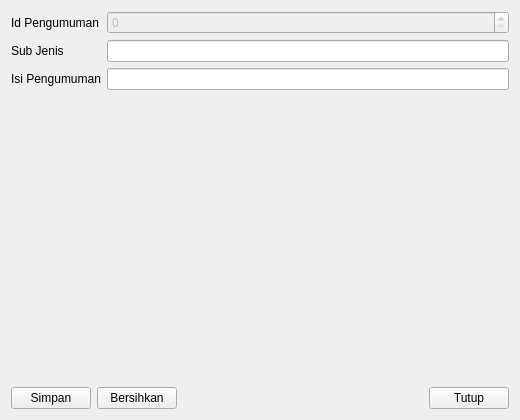
<?xml version="1.0" encoding="UTF-8"?>
<ui version="4.0">
 <class>PengumumanForm</class>
 <widget class="QWidget" name="PengumumanForm">
  <property name="geometry">
   <rect><x>0</x><y>0</y><width>520</width><height>420</height></rect>
  </property>
  <property name="windowTitle"><string>Form Pengumuman (Sederhana)</string></property>
  <layout class="QVBoxLayout" name="verticalLayout">
   <item>
    <layout class="QFormLayout" name="formLayout">
     <item row="0" column="0"><widget class="QLabel" name="lbl_0"><property name="text"><string>Id Pengumuman</string></property></widget></item>
     <item row="0" column="1"><widget class="QSpinBox" name="id_pengumuman"><property name="enabled"><bool>false</bool></property><property name="maximum"><number>2147483647</number></property></widget></item>
     <item row="1" column="0"><widget class="QLabel" name="lbl_1"><property name="text"><string>Sub Jenis</string></property></widget></item>
     <item row="1" column="1"><widget class="QLineEdit" name="sub_jenis"/></item>
     <item row="2" column="0"><widget class="QLabel" name="lbl_2"><property name="text"><string>Isi Pengumuman</string></property></widget></item>
     <item row="2" column="1"><widget class="QLineEdit" name="isi_pengumuman"/></item>
    </layout>
   </item>
   <item>
    <layout class="QHBoxLayout" name="buttonLayout">
     <item><widget class="QPushButton" name="btnSave"><property name="text"><string>Simpan</string></property></widget></item>
     <item><widget class="QPushButton" name="btnClear"><property name="text"><string>Bersihkan</string></property></widget></item>
     <item>
      <spacer name="hspacer">
       <property name="orientation"><enum>Qt::Horizontal</enum></property>
       <property name="sizeHint"><size><width>40</width><height>20</height></size></property>
      </spacer>
     </item>
     <item><widget class="QPushButton" name="btnClose"><property name="text"><string>Tutup</string></property></widget></item>
    </layout>
   </item>
  </layout>
 </widget>
 <resources/>
 <connections/>
</ui>
